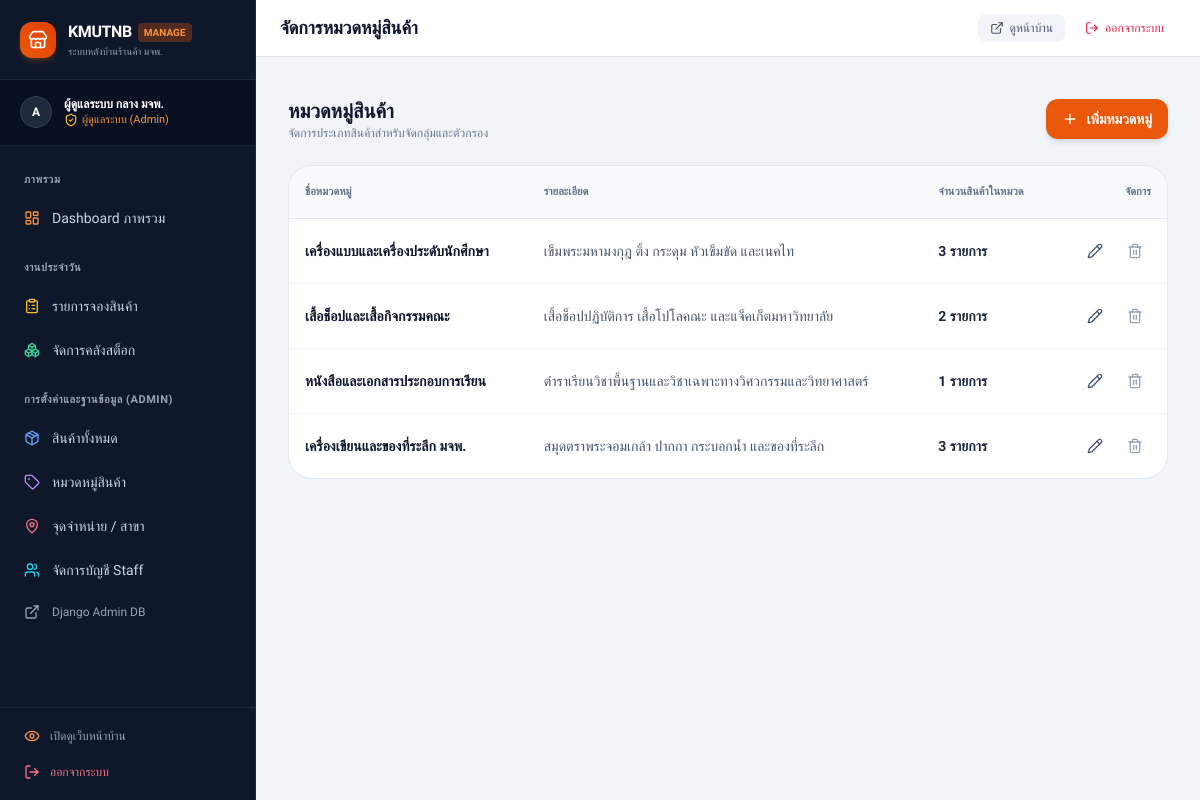
/manage/categories/ (signed in), run on the app's committed database.
### accounts/models.py (models this page shows, shortened)
class User(AbstractUser):
    ROLE_ADMIN = 'admin'
    ROLE_STAFF = 'staff'
    ROLE_CHOICES = [
        (ROLE_ADMIN, 'ผู้ดูแลระบบ (Admin)'),
        (ROLE_STAFF, 'เจ้าหน้าที่ประจำสาขา (Staff)'),
    ]
    role = models.CharField(
        max_length=30,
        choices=ROLE_CHOICES,
        default=ROLE_STAFF,
        verbose_name='สิทธิ์ผู้ใช้งาน'
    )
    location = models.ForeignKey(
        'shop.Location',
        on_delete=models.SET_NULL,
        null=True,
        blank=True,
        related_name='staff_users',
        verbose_name='สถานที่รับผิดชอบ'
    )
    class Meta:
        verbose_name = 'ผู้ใช้งาน'
        verbose_name_plural = 'ผู้ใช้งานทั้งหมด'
        ordering = ['username']
    @property
    def is_shop_admin(self):
        return self.is_superuser or self.role == self.ROLE_ADMIN

### shop/models.py (models this page shows, shortened)
class Category(models.Model):
    name = models.CharField(max_length=100, unique=True, verbose_name='ชื่อหมวดหมู่')
    description = models.TextField(blank=True, verbose_name='รายละเอียดหมวดหมู่')
    created_at = models.DateTimeField(auto_now_add=True, verbose_name='วันที่สร้าง')
    class Meta:
        verbose_name = 'หมวดหมู่สินค้า'
        verbose_name_plural = 'หมวดหมู่สินค้าทั้งหมด'
        ordering = ['name']

### shop/views_manage.py (the view)
# urls.py: path('categories/', views_manage.category_list_manage, name='category_list'),
@admin_required
def category_list_manage(request):
    categories = Category.objects.annotate(product_count=Count('products')).all()
    form = CategoryForm()
    return render(request, 'manage/categories.html', {
        'categories': categories,
        'form': form,
    })

### accounts/permissions.py (called while the page is built)
def role_required(allowed_roles):
    if isinstance(allowed_roles, str):
        allowed_roles = [allowed_roles]
    def decorator(view_func):
        @wraps(view_func)
        def _wrapped_view(request, *args, **kwargs):
            if not request.user.is_authenticated:
                messages.warning(request, 'กรุณาเข้าสู่ระบบก่อนเข้าใช้งานส่วนจัดการ')
                return redirect('accounts:login')
            if request.user.is_superuser:
                return view_func(request, *args, **kwargs)
            if request.user.role in allowed_roles:
                return view_func(request, *args, **kwargs)
            messages.error(request, 'คุณไม่มีสิทธิ์เข้าถึงหน้านี้')
            raise PermissionDenied("สิทธิ์การใช้งานไม่เพียงพอ")
        return _wrapped_view
    return decorator

### templates/manage/categories.html (shortened to what this page needs)
{% extends 'base_manage.html' %}
{% block page_title %}จัดการหมวดหมู่สินค้า{% endblock %}
{% block content %}
<div class="space-y-6">
    <div class="flex items-center justify-between">
        <div>
            <h2 class="text-xl font-extrabold text-slate-900">หมวดหมู่สินค้า</h2>
            <p class="text-xs text-slate-500">จัดการประเภทสินค้าสำหรับจัดกลุ่มและตัวกรอง</p>
        </div>
        <a href="{% url 'shop_manage:category_create' %}" class="inline-flex items-center gap-2 px-4 py-2.5 rounded-xl bg-orange-600 hover:bg-orange-500 text-white font-bold text-xs sm:text-sm shadow-md transition">
            <i data-lucide="plus" class="w-4 h-4"></i>
            <span>เพิ่มหมวดหมู่</span>
        </a>
    </div>
    <div class="bg-white rounded-3xl border border-slate-200/90 shadow-xs overflow-hidden">
        <table class="w-full text-left text-xs sm:text-sm">
            <thead class="bg-slate-50 text-slate-500 font-bold uppercase border-b border-slate-200 text-[11px]">
                <tr>
                    <th class="p-4">ชื่อหมวดหมู่</th>
                    <th class="p-4">รายละเอียด</th>
                    <th class="p-4">จำนวนสินค้าในหมวด</th>
                    <th class="p-4 text-right">จัดการ</th>
                </tr>
            </thead>
            <tbody class="divide-y divide-slate-100">
                {% for cat in categories %}
                    <tr class="hover:bg-slate-50/70 transition">
                        <td class="p-4 font-bold text-slate-900">{{ cat.name }}</td>
                        <td class="p-4 text-slate-600">{{ cat.description|default:"-" }}</td>
                        <td class="p-4 font-semibold text-slate-800">{{ cat.product_count }} รายการ</td>
                        <td class="p-4 text-right">
                            <div class="flex items-center justify-end gap-2">
                                <a href="{% url 'shop_manage:category_edit' cat.id %}" class="p-2 text-slate-600 hover:text-orange-600 hover:bg-orange-50 rounded-lg transition" title="แก้ไข">
                                    <i data-lucide="pencil" class="w-4 h-4"></i>
                                </a>
                                <form method="POST" action="{% url 'shop_manage:category_delete' cat.id %}" onsubmit="return confirm('ต้องการลบหมวดหมู่นี้หรือไม่?');" class="inline">
                                    <button type="submit" class="p-2 text-slate-400 hover:text-rose-600 hover:bg-rose-50 rounded-lg transition" title="ลบ">
                                        <i data-lucide="trash-2" class="w-4 h-4"></i>
                                    </button>
                                </form>
                            </div>
                        </td>
                    </tr>
                {% empty %}
                    <tr>
                        <td colspan="4" class="p-8 text-center text-slate-400">ยังไม่มีหมวดหมู่สินค้า</td>
                    </tr>
                {% endfor %}
            </tbody>
        </table>
    </div>
</div>
{% endblock %}

### templates/base_manage.html (shortened to what this page needs)
<!DOCTYPE html>
<html lang="th" class="h-full bg-slate-100">
<head>
    <script src="https://cdn.tailwindcss.com"></script>
</head>
<body class="h-full flex flex-col antialiased text-slate-800" hx-headers='{"X-CSRFToken": "{{ csrf_token }}"}'>
    <div class="flex-1 flex overflow-hidden">
        <aside class="w-64 bg-slate-900 text-slate-300 flex flex-col shrink-0 hidden md:flex border-r border-slate-800">
            <div class="p-5 border-b border-slate-800 flex items-center justify-between">
                <a href="{% url 'shop_manage:dashboard' %}" class="flex items-center gap-3">
                    <div class="w-9 h-9 rounded-xl bg-gradient-to-tr from-orange-600 to-kmutnb flex items-center justify-center text-white font-bold shadow-md shadow-orange-500/20">
                        <i data-lucide="store" class="w-5 h-5"></i>
                    </div>
                    <div>
                        <div class="flex items-center gap-1.5">
                            <span class="font-bold text-white text-base tracking-tight">KMUTNB</span>
                            <span class="text-[10px] font-bold px-1.5 py-0.5 bg-orange-600/30 text-orange-400 rounded">MANAGE</span>
                        </div>
                        <p class="text-[10px] text-slate-400">ระบบหลังบ้านร้านค้า มจพ.</p>
                    </div>
                </a>
            </div>
            <div class="px-5 py-4 border-b border-slate-800/80 bg-slate-950/40">
                <div class="flex items-center gap-3">
                    <div class="w-8 h-8 rounded-full bg-slate-800 border border-slate-700 flex items-center justify-center text-white font-bold text-xs">
                        {{ user.username|slice:":1"|upper }}
                    </div>
                    <div class="flex-1 min-w-0">
                        <p class="text-xs font-semibold text-white truncate">{{ user.get_full_name|default:user.username }}</p>
                        <div class="flex items-center gap-1 text-[11px] text-orange-400 font-medium">
                            {% if user.is_shop_admin %}
                                <i data-lucide="shield-check" class="w-3.5 h-3.5 text-amber-400"></i>
                                <span>ผู้ดูแลระบบ (Admin)</span>
                            {% else %}
                                <i data-lucide="user-check" class="w-3.5 h-3.5 text-emerald-400"></i>
                                <span>เจ้าหน้าที่ (Staff)</span>
                            {% endif %}
                        </div>
                    </div>
                </div>
            </div>
            <nav class="flex-1 p-3 space-y-1 overflow-y-auto text-sm">
                <p class="px-3 pt-3 pb-1 text-[11px] font-semibold uppercase tracking-wider text-slate-400">ภาพรวม</p>
                <a href="{% url 'shop_manage:dashboard' %}" class="flex items-center gap-3 px-3 py-2.5 rounded-xl font-medium text-slate-300 hover:text-white hover:bg-slate-800 transition">
                    <i data-lucide="layout-dashboard" class="w-4 h-4 text-orange-400"></i>
                    <span>Dashboard ภาพรวม</span>
                </a>
                <p class="px-3 pt-4 pb-1 text-[11px] font-semibold uppercase tracking-wider text-slate-400">งานประจำวัน</p>
                <a href="{% url 'reservations_manage:reservation_list' %}" class="flex items-center justify-between px-3 py-2.5 rounded-xl font-medium text-slate-300 hover:text-white hover:bg-slate-800 transition">
                    <div class="flex items-center gap-3">
                        <i data-lucide="clipboard-list" class="w-4 h-4 text-amber-400"></i>
                        <span>รายการจองสินค้า</span>
                    </div>
                </a>
                <a href="{% url 'shop_manage:stock_list' %}" class="flex items-center gap-3 px-3 py-2.5 rounded-xl font-medium text-slate-300 hover:text-white hover:bg-slate-800 transition">
                    <i data-lucide="boxes" class="w-4 h-4 text-emerald-400"></i>
                    <span>จัดการคลังสต็อก</span>
                </a>
                {% if user.is_shop_admin %}
                    <p class="px-3 pt-4 pb-1 text-[11px] font-semibold uppercase tracking-wider text-slate-400">การตั้งค่าและฐานข้อมูล (Admin)</p>
                    <a href="{% url 'shop_manage:product_list' %}" class="flex items-center gap-3 px-3 py-2.5 rounded-xl font-medium text-slate-300 hover:text-white hover:bg-slate-800 transition">
                        <i data-lucide="package" class="w-4 h-4 text-blue-400"></i>
                        <span>สินค้าทั้งหมด</span>
                    </a>
                    <a href="{% url 'shop_manage:category_list' %}" class="flex items-center gap-3 px-3 py-2.5 rounded-xl font-medium text-slate-300 hover:text-white hover:bg-slate-800 transition">
                        <i data-lucide="tag" class="w-4 h-4 text-purple-400"></i>
                        <span>หมวดหมู่สินค้า</span>
                    </a>
                    <a href="{% url 'shop_manage:location_list' %}" class="flex items-center gap-3 px-3 py-2.5 rounded-xl font-medium text-slate-300 hover:text-white hover:bg-slate-800 transition">
                        <i data-lucide="map-pin" class="w-4 h-4 text-rose-400"></i>
                        <span>จุดจำหน่าย / สาขา</span>
                    </a>
                    <a href="{% url 'accounts:staff_list' %}" class="flex items-center gap-3 px-3 py-2.5 rounded-xl font-medium text-slate-300 hover:text-white hover:bg-slate-800 transition">
                        <i data-lucide="users" class="w-4 h-4 text-cyan-400"></i>
                        <span>จัดการบัญชี Staff</span>
                    </a>
                    <a href="/admin/" target="_blank" class="flex items-center gap-3 px-3 py-2.5 rounded-xl font-medium text-slate-400 hover:text-white hover:bg-slate-800 transition text-xs">
                        <i data-lucide="external-link" class="w-4 h-4"></i>
                        <span>Django Admin DB</span>
                    </a>
                {% endif %}
            </nav>
            <div class="p-3 border-t border-slate-800 space-y-1">
                <a href="{% url 'shop:home' %}" target="_blank" class="flex items-center gap-2.5 px-3 py-2 rounded-xl text-xs font-medium text-slate-400 hover:text-white hover:bg-slate-800 transition">
                    <i data-lucide="eye" class="w-4 h-4 text-orange-400"></i>
                    <span>เปิดดูเว็บหน้าบ้าน</span>
                </a>
                <a href="{% url 'accounts:logout' %}" class="flex items-center gap-2.5 px-3 py-2 rounded-xl text-xs font-medium text-rose-400 hover:text-rose-300 hover:bg-rose-950/30 transition">
                    <i data-lucide="log-out" class="w-4 h-4"></i>
                    <span>ออกจากระบบ</span>
                </a>
            </div>
        </aside>
        <div class="flex-1 flex flex-col min-w-0 overflow-y-auto">
            <header class="bg-white border-b border-slate-200 px-4 sm:px-6 py-3.5 flex items-center justify-between shrink-0 shadow-xs">
                <div class="flex items-center gap-3">
                    <h1 class="text-base sm:text-lg font-bold text-slate-900 truncate">
                        {% block page_title %}KMUTNB Shop Management{% endblock %}
                    </h1>
                </div>
                <div class="flex items-center gap-2">
                    <a href="{% url 'shop:home' %}" target="_blank" class="hidden sm:inline-flex items-center gap-1.5 px-3 py-1.5 text-xs font-medium text-slate-600 bg-slate-100 hover:bg-slate-200 rounded-lg transition">
                        <i data-lucide="external-link" class="w-3.5 h-3.5"></i>
                        <span>ดูหน้าบ้าน</span>
                    </a>
                    <a href="{% url 'accounts:logout' %}" class="inline-flex items-center gap-1.5 px-3 py-1.5 text-xs font-medium text-rose-600 hover:bg-rose-50 rounded-lg transition">
                        <i data-lucide="log-out" class="w-3.5 h-3.5"></i>
                        <span class="hidden sm:inline">ออกจากระบบ</span>
                    </a>
                </div>
            </header>
            <div class="flex-1 px-4 sm:px-6 lg:px-8 py-4 sm:py-6">
                {% block content %}{% endblock %}
            </div>
        </div>
    </div>
</body>
</html>

### templates/base_manage.html (style rules this page uses)
body { font-family: 'Prompt', sans-serif; }

### data on the page
User: username "A", get_full_name "ผู้ดูแลระบบ กลาง มจพ."
Category: name "เครื่องแบบและเครื่องประดับนักศึกษา", description "เข็มพระมหามงกุฎ ติ้ง กระดุม หัวเข็มขัด และเนคไท", product_count "3"
Category: name "เสื้อช็อปและเสื้อกิจกรรมคณะ", description "เสื้อช็อปปฏิบัติการ เสื้อโปโลคณะ และแจ็คเก็ตมหาวิทยาลัย", product_count "2"
Category: name "หนังสือและเอกสารประกอบการเรียน", description "ตำราเรียนวิชาพื้นฐานและวิชาเฉพาะทางวิศวกรรมและวิทยาศาสตร์", product_count "1"
Category: name "เครื่องเขียนและของที่ระลึก มจพ.", description "สมุดตราพระจอมเกล้า ปากกา กระบอกน้ำ และของที่ระลึก", product_count "3"
